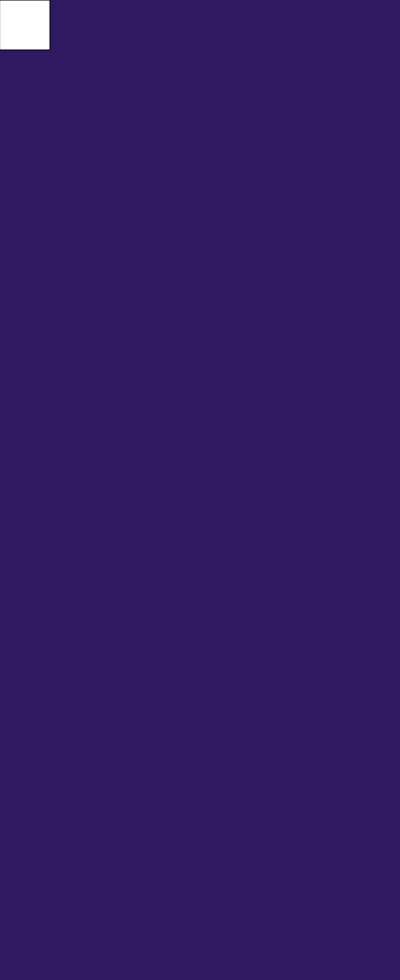
Frame 1 (no input)
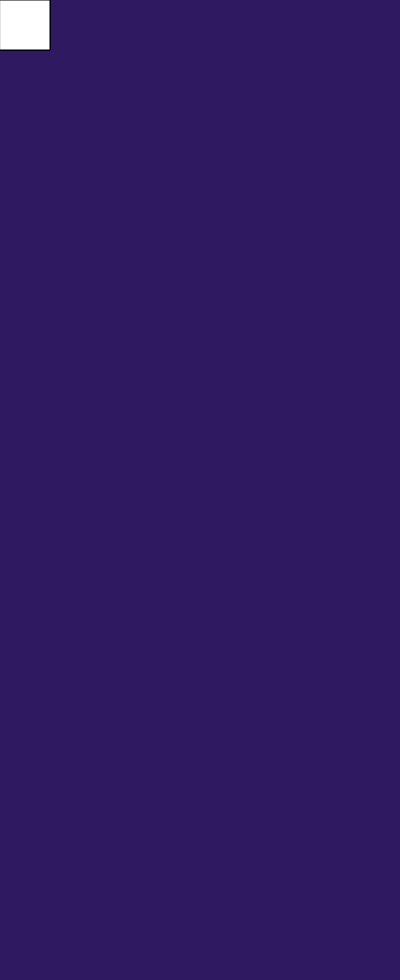
Frame 60 (no input)
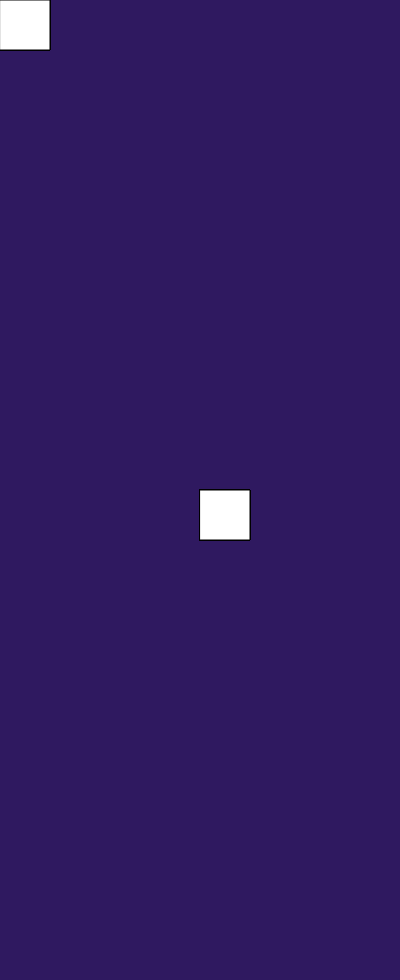
Frame 120 (the mouse pressed at the canvas centre since frame 60)

The p5.js sketch that drew these frames (run headless with seeded random() and noise() and a simulated clock; from frame 60 on, the mouse is pressed at the canvas centre):

// p5.js sketch
// ── sketch.js
function setup() {
	createCanvas(400, 980);
  background(47,25,96);
}

function draw() {
	rect(mouseX,mouseY,50,50);
}
